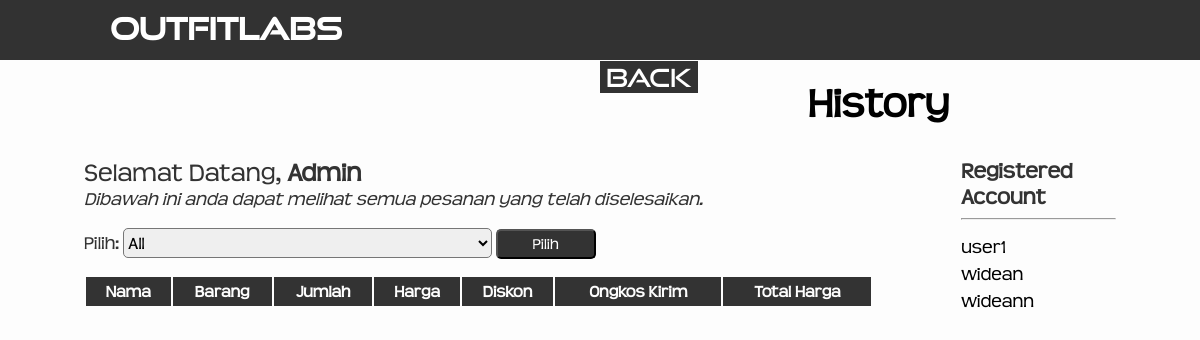
Screenshot of /historyAdmin.php with the database file from the repository.
### tables this page shows
CREATE TABLE `customer` (
  `id_customer` varchar(10) NOT NULL,
  `nama_customer` varchar(50) NOT NULL,
  `password` varchar(100) NOT NULL,
  `email` varchar(30) NOT NULL,
  `alamat` varchar(50) NOT NULL,
  `id_provinsi` varchar(10) NOT NULL,
  `saldo` varchar(20) NOT NULL,
  `akses` varchar(1) NOT NULL DEFAULT '1'
);

### historyAdmin.php (the view, shortened to what this page needs)
<?php
    require_once("connection.php");
    $results = mysqli_query($conn, "select nama_customer from customer");
?>
<html lang="en">
    <head>
        <link rel="stylesheet" href="./css/historyAdmin.css">
    </head>
    <body>
        <div class="header">
            <div id="logo" style="padding-left: 110px; padding-top: 10px; margin-right: 170px;" href="index.php">OutfitLabs</div>
            <form action="admin.php" method="POST">
                <button type="submit" id="btnBack">Back</button>
            </form>
        </div>
        <div class="address">
            History
        </div>
        <div class="main">
            <div class="greet">
                <p>Selamat Datang, </p>
                <p style="color: rgb(51, 51, 51); font-weight: bold;">Admin</p><br>
                <p style="font-size: 18px;"><i>Dibawah ini anda dapat melihat semua pesanan yang telah diselesaikan.</i></p><br><br>
                <div class="table">
                    <form action="" method="POST">
                        <label for="history" style="font-size: 18px;">Pilih:</label>
                        <select name="user" class="pilihan" id="users2">
                            <option value="All">All</option>
                        </select>
                        <Button type="submit" id="btn-submit" name="submit" style="background: rgb(51, 51, 51); color: white;">Pilih</Button>
                    </form>
                    <table>
                        <thead>
                            <th style="background: rgb(51, 51, 51)">Nama</th>
                            <th style="background: rgb(51, 51, 51)">Barang</th>
                            <th style="background: rgb(51, 51, 51)">Jumlah</th>
                            <th style="background: rgb(51, 51, 51)">Harga</th>
                            <th style="background: rgb(51, 51, 51)">Diskon</th>
                            <th style="background: rgb(51, 51, 51)">Ongkos Kirim</th>
                            <th style="background: rgb(51, 51, 51)">Total Harga</th>
                        </thead>
                    </table>
                </div>
            </div>
            <div class="menu">
                <h1>Registered Account</h1><hr>
                <ul>
                    <?php
                        while($row = mysqli_fetch_array($results)){?>
                            <li class="users"><?= $row[0] ?></li>
                    <?php } ?>
                </ul>
            </div>
        </div>
    </body>
</html>

### css/historyAdmin.css (style rules this page uses)
body { background-color: rgb(253, 253, 253); margin: 0; }
.header { width: 100%; height: 60px; background: rgb(50, 50, 50); color: white; font-size: 20px; font-weight: 600; font-family: "goodTimes"; }
#logo { font-size: 30px; font-family: "goodTimes"; float: left; }
#btnBack { font-family:"goodTimes"; border: 0px; font-size: 25px; background: rgb(50, 50, 50); float:left; margin-left:50%; margin-top:15px; color:white; }
.address { font-family: "teen"; display: inline-block; font-size: 30pt; font-weight: bold; margin: 20px 110px 30px; }
.main { display: grid; grid-template-columns: 85% 15%; width: 86%; margin: auto; }
.greet p { display: inline; font-family: "teen"; font-size: 25px; color: rgb(51, 51, 51); }
.menu h1 { margin: 0; font-family: "teen"; color: rgb(51, 51, 51); font-size: 16pt; }
.menu ul { list-style-type: none; padding: 0; }
.menu li { margin: 5px 0px; }
.pilihan { width:42%; height: 30px; border-radius: 5px; font-size: 17px; font-family: "teen"; }
#btn-submit { width: 100px; height: 30px; border-radius: 5px; font-size: 15px; font-family: "teen"; }
.table { font-family: "teen"; color: rgb(51, 51, 51); }
table { width: 90%; }
th { padding: 5px; background-color: rgb(51, 51, 51);; color: rgb(253, 253, 253); }
.users { font-family: "teen"; font-size: 18px; }

### rows the page displays
customer: nama_customer "user1"
customer: nama_customer "widean"
customer: nama_customer "wideann"
